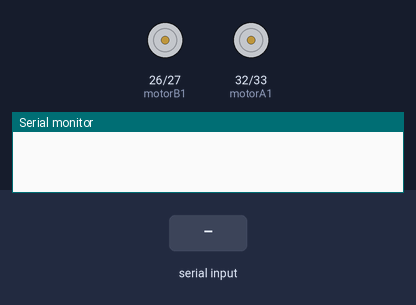
Recording of a sketch running on a simulated ESP32. On the bench: motor-driver pin pairs drawn as motors (green arrow = first pin HIGH = forward, orange = second pin HIGH = backward, longer = more drive), the last lines printed to the serial monitor. The test bench sets the inputs (shaded band). Nothing arrives over Bluetooth unless stated.

Above: at 1.2 s.
1.3 s: "F" received over the second serial link
At 2.2 s:
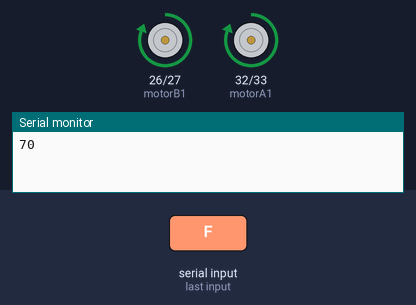
2.8 s: "I" received over the second serial link
At 3.4 s:
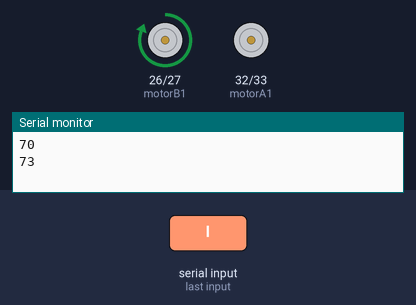
4.3 s: "G" received over the second serial link
At 4.7 s:
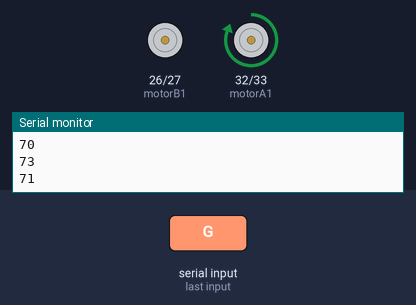
5.8 s: "B" received over the second serial link
At 7.0 s:
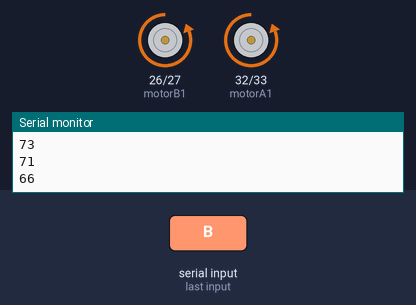
7.3 s: "J" received over the second serial link
At 8.0 s:
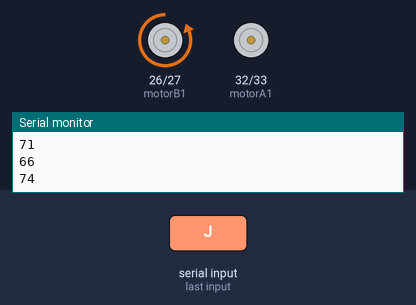
8.8 s: "S" received over the second serial link
At 9.2 s:
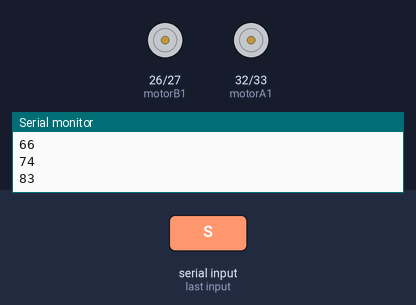
Timing chart, 0 to 11.3 s (numbered marks = the images above; inputs shaded):
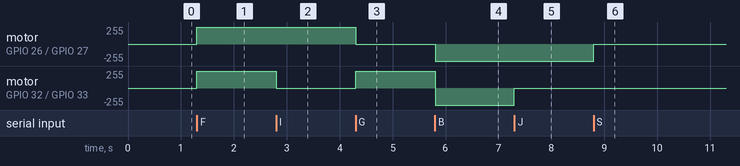

The sketch:

ESP32_Control.ino
```cpp
#include "BluetoothSerial.h"

#if !defined(CONFIG_BT_ENABLED) || !defined(CONFIG_BLUEDROID_ENABLED)
#error Bluetooth is not enabled! Please run `make menuconfig` to and enable it
#endif

BluetoothSerial SerialBT;

  const int motorA1      = 32;
  const int motorA2      = 33;
  const int motorAspeed  = 35;
  const int motorB1      = 26;
  const int motorB2      = 27;
  const int motorBspeed  = 25;

  int state;
  int vSpeed=200;     // Default speed, from 0 to 255

void setup() {
    // Set pins as outputs:
    pinMode(motorA1, OUTPUT);
    pinMode(motorA2, OUTPUT);
    pinMode(motorB1, OUTPUT);
    pinMode(motorB2, OUTPUT);

    // ledcAttachPin(motorAspeed, 0);
    // ledcAttachPin(motorBspeed, 1);

    SerialBT.begin("MUSTIBISHA");

    // Initialize serial communication at 9600 bits per second:
    Serial.begin(9600);
}

void loop() {

    if(SerialBT.available() > 0){
      state = SerialBT.read();
      Serial.println(state);
    }

  //Change speed if state is equal from 0 to 4. Values must be from 0 to 255 (PWM)
  switch (state) {
  case 0:
  vSpeed = 0;
  break;
  case 1:
  vSpeed = 100;
  break;
  case 2:
  vSpeed = 180;
  break;
  case 3:
  vSpeed = 200;
  break;
  case 4:
  vSpeed = 255;
  break;

  case 83:
  /************************Stop*****************************/
  digitalWrite(motorA1, 0);  digitalWrite(motorA2, 0);
  digitalWrite(motorB1, 0);  digitalWrite(motorB2, 0);
  break;

  case 70:
  /***********************Forward****************************/
  digitalWrite (motorA1,1);
  //delay(1);
  digitalWrite(motorA2,0);
  //delay(1);

  digitalWrite (motorB1,1);
  //delay(1);
  digitalWrite(motorB2,0);

  // digitalWrite (motorAspeed, vSpeed);
  // digitalWrite (motorBspeed, vSpeed);
  break;

  case 73:
  /**********************Forward Left************************/
  digitalWrite (motorA1,0);
  delay(1);
  digitalWrite(motorA2,0);
  delay(1);

  digitalWrite (motorB1,1);
  delay(1);
  digitalWrite(motorB2,0);

  // digitalWrite (motorAspeed, 0);
  // digitalWrite (motorBspeed, vSpeed);
  break;

  case 71:
  /**********************Forward Right************************/
  digitalWrite (motorA1,1);
  delay(1);
  digitalWrite(motorA2,0);
  delay(1);

  digitalWrite (motorB1,0);
  delay(1);
  digitalWrite(motorB2,0);

  // digitalWrite (motorAspeed, vSpeed);
  // digitalWrite (motorBspeed, 0);
  break;

  case 66:
  /***********************Backward****************************/
  digitalWrite (motorA1,0);
  delay(1);
  digitalWrite(motorA2,1);
  delay(1);

  digitalWrite (motorB1,0);
  delay(1);
  digitalWrite(motorB2,1);

  // digitalWrite (motorAspeed, vSpeed);
  // digitalWrite (motorBspeed, vSpeed);
  break;

  case 74:
  /**********************Backward Left************************/
  digitalWrite (motorA1,0);
  delay(1);
  digitalWrite(motorA2,0);
  delay(1);

  digitalWrite (motorB1,0);
  delay(1);
  digitalWrite(motorB2,1);

  // digitalWrite (motorAspeed, 0);
  // digitalWrite (motorBspeed, vSpeed);
  break;

  case 72:
  /**********************Backward Right************************/
  digitalWrite (motorA1,0);
  delay(1);
  digitalWrite(motorA2,1);
  delay(1);

  digitalWrite (motorB1,0);
  delay(1);
  digitalWrite(motorB2,0);

  // digitalWrite (motorAspeed, vSpeed);
  // digitalWrite (motorBspeed, 0);
  break;

  case 76:
  /***************************Left*****************************/
  digitalWrite (motorA2,0);
  delay(1);
  digitalWrite(motorA1,1);
  delay(1);

  digitalWrite (motorB2,1);
  delay(1);
  digitalWrite(motorB1,0);

  // digitalWrite (motorAspeed, vSpeed);
  // digitalWrite (motorBspeed, vSpeed);
  break;

  case 82:
  /***************************Right*****************************/
  digitalWrite (motorA2,1);
  delay(1);
  digitalWrite(motorA1,0);
  delay(1);

  digitalWrite (motorB2,0);
  delay(1);
  digitalWrite(motorB1,1);

  // digitalWrite (motorAspeed, vSpeed);
  // digitalWrite (motorBspeed, vSpeed);
  break;
  }
}
```

Measured:
- after the input at 1.3 s, motor on GPIO 26 (motorB1) / GPIO 27 (motorB2), motor on GPIO 32 (motorA1) / GPIO 33 (motorA2): stopped → forward 255/255 at once
- after the input at 2.8 s, motor on GPIO 32 (motorA1) / GPIO 33 (motorA2): forward 255/255 → stopped at once
- after the input at 4.3 s, motor on GPIO 26 (motorB1) / GPIO 27 (motorB2): forward 255/255 → stopped at once; motor on GPIO 32 (motorA1) / GPIO 33 (motorA2): stopped → forward 255/255 at once
- after the input at 5.8 s, motor on GPIO 26 (motorB1) / GPIO 27 (motorB2): stopped → backward 255/255 at once; motor on GPIO 32 (motorA1) / GPIO 33 (motorA2): forward 255/255 → backward 255/255 at once
- after the input at 7.3 s, motor on GPIO 32 (motorA1) / GPIO 33 (motorA2): backward 255/255 → stopped at once
- after the input at 8.8 s, motor on GPIO 26 (motorB1) / GPIO 27 (motorB2): backward 255/255 → stopped at once
